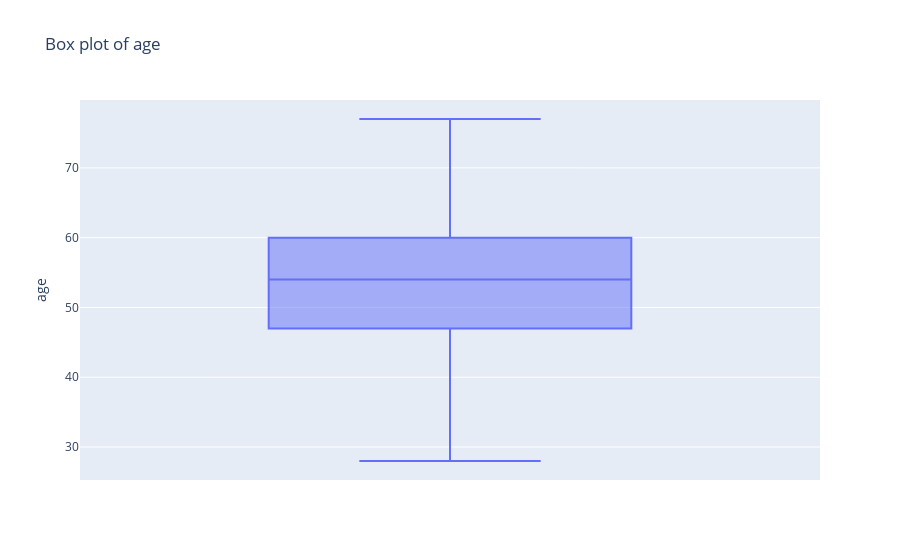
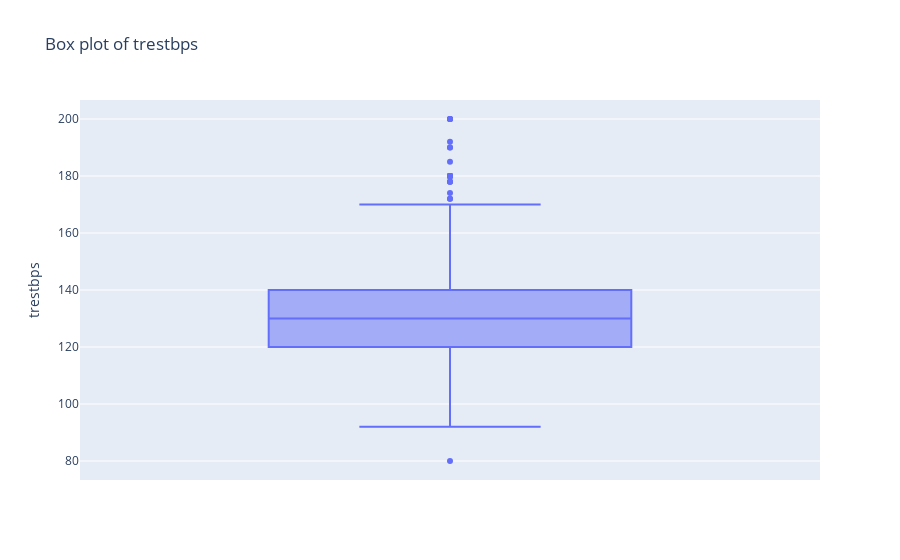
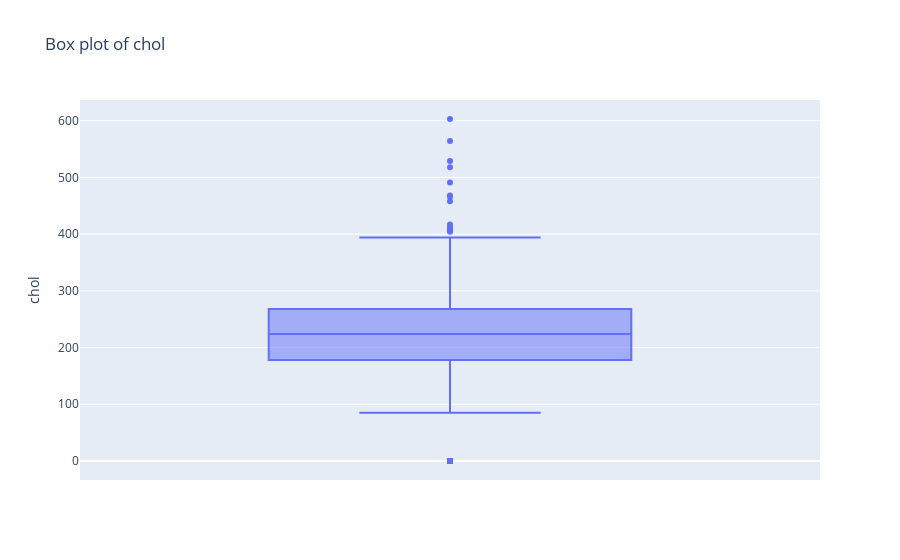
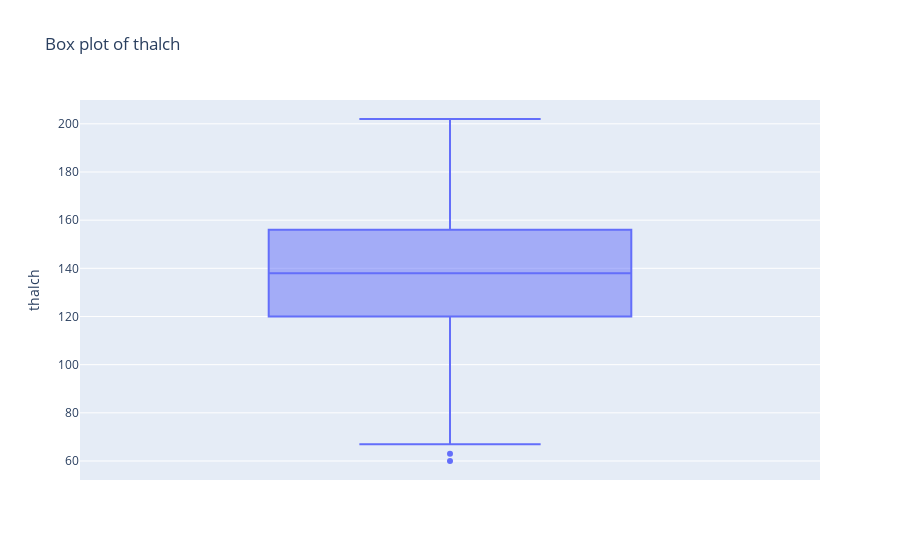

Here is the notebook cell these charts were saved with, in order:
### Code cell
# draw box plots for numerical column using plotly and for loop
for col in numerical_cols:
    fig = px.box(df, y=col, title=f'Box plot of {col}')
    fig.show()

### Figure 1 — Plotly figure (JSON) as saved in the notebook; plotly's stock layout.template omitted (floating-point values rounded to 4 significant figures; data arrays with more than 128 entries replaced by an {"elided": "..."} marker saying what was removed)
{"data": [{"alignmentgroup": "True", "hovertemplate": "age=%{y}<extra></extra>", "legendgroup": "", "marker": {"color": "#636efa"}, "name": "", "notched": false, "offsetgroup": "", "orientation": "v", "showlegend": false, "type": "box", "x0": " ", "xaxis": "x", "y": {"elided": "919 int values"}, "y0": " ", "yaxis": "y"}], "layout": {"boxmode": "group", "legend": {"tracegroupgap": 0}, "title": {"text": "Box plot of age"}, "xaxis": {"anchor": "y", "domain": [0, 1]}, "yaxis": {"anchor": "x", "domain": [0, 1], "title": {"text": "age"}}}}

### Figure 2 — Plotly figure (JSON) as saved in the notebook; plotly's stock layout.template omitted (floating-point values rounded to 4 significant figures; data arrays with more than 128 entries replaced by an {"elided": "..."} marker saying what was removed)
{"data": [{"alignmentgroup": "True", "hovertemplate": "trestbps=%{y}<extra></extra>", "legendgroup": "", "marker": {"color": "#636efa"}, "name": "", "notched": false, "offsetgroup": "", "orientation": "v", "showlegend": false, "type": "box", "x0": " ", "xaxis": "x", "y": {"elided": "919 float values"}, "y0": " ", "yaxis": "y"}], "layout": {"boxmode": "group", "legend": {"tracegroupgap": 0}, "title": {"text": "Box plot of trestbps"}, "xaxis": {"anchor": "y", "domain": [0, 1]}, "yaxis": {"anchor": "x", "domain": [0, 1], "title": {"text": "trestbps"}}}}

### Figure 3 — Plotly figure (JSON) as saved in the notebook; plotly's stock layout.template omitted (floating-point values rounded to 4 significant figures; data arrays with more than 128 entries replaced by an {"elided": "..."} marker saying what was removed)
{"data": [{"alignmentgroup": "True", "hovertemplate": "chol=%{y}<extra></extra>", "legendgroup": "", "marker": {"color": "#636efa"}, "name": "", "notched": false, "offsetgroup": "", "orientation": "v", "showlegend": false, "type": "box", "x0": " ", "xaxis": "x", "y": {"elided": "919 float values"}, "y0": " ", "yaxis": "y"}], "layout": {"boxmode": "group", "legend": {"tracegroupgap": 0}, "title": {"text": "Box plot of chol"}, "xaxis": {"anchor": "y", "domain": [0, 1]}, "yaxis": {"anchor": "x", "domain": [0, 1], "title": {"text": "chol"}}}}

### Figure 4 — Plotly figure (JSON) as saved in the notebook; plotly's stock layout.template omitted (floating-point values rounded to 4 significant figures; data arrays with more than 128 entries replaced by an {"elided": "..."} marker saying what was removed)
{"data": [{"alignmentgroup": "True", "hovertemplate": "thalch=%{y}<extra></extra>", "legendgroup": "", "marker": {"color": "#636efa"}, "name": "", "notched": false, "offsetgroup": "", "orientation": "v", "showlegend": false, "type": "box", "x0": " ", "xaxis": "x", "y": {"elided": "919 float values"}, "y0": " ", "yaxis": "y"}], "layout": {"boxmode": "group", "legend": {"tracegroupgap": 0}, "title": {"text": "Box plot of thalch"}, "xaxis": {"anchor": "y", "domain": [0, 1]}, "yaxis": {"anchor": "x", "domain": [0, 1], "title": {"text": "thalch"}}}}
